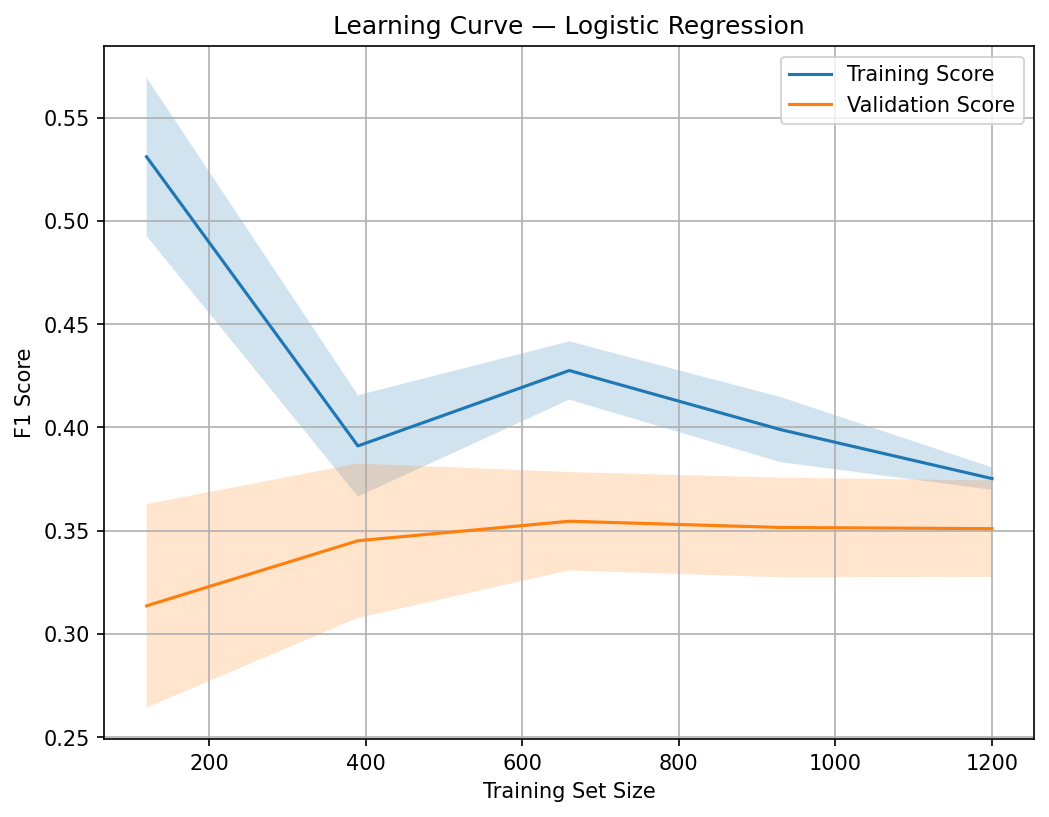

Source code (Python):
"""
Learning Curves Diagnostic — Telecom Churn
Run: python learning_curve.py
"""

import pandas as pd
import numpy as np
import matplotlib.pyplot as plt

from sklearn.model_selection import learning_curve, StratifiedKFold
from sklearn.pipeline import Pipeline
from sklearn.compose import ColumnTransformer
from sklearn.preprocessing import StandardScaler, OneHotEncoder
from sklearn.linear_model import LogisticRegression


# =========================
# Load Data
# =========================
def load_data(filepath="data/telecom_churn.csv"):
    df = pd.read_csv(filepath)

    # clean column names
    df.columns = df.columns.str.strip().str.lower()

    # drop id if exists
    if "customer_id" in df.columns:
        df = df.drop(columns=["customer_id"])

    # target
    y = df["churned"]
    X = df.drop(columns=["churned"])

    return X, y


# =========================
# Features
# =========================
NUMERIC_FEATURES = [
    "tenure",
    "monthly_charges",
    "total_charges",
    "num_support_calls",
    "senior_citizen",
    "has_partner",
    "has_dependents"
]

CATEGORICAL_FEATURES = [
    "gender",
    "contract_type",
    "internet_service",
    "payment_method"
]


# =========================
# Pipeline
# =========================
def build_pipeline():
    preprocessor = ColumnTransformer(
        transformers=[
            ("num", StandardScaler(), NUMERIC_FEATURES),
            ("cat", OneHotEncoder(drop="first", handle_unknown="ignore"), CATEGORICAL_FEATURES)
        ]
    )

    model = LogisticRegression(
        C=1.0,
        max_iter=1000,
        class_weight="balanced",
        random_state=42
    )

    pipeline = Pipeline([
        ("preprocessor", preprocessor),
        ("model", model)
    ])

    return pipeline


# =========================
# Learning Curve Plot
# =========================
def plot_learning_curve(X, y):
    pipeline = build_pipeline()

    cv = StratifiedKFold(n_splits=5, shuffle=True, random_state=42)

    train_sizes, train_scores, val_scores = learning_curve(
        pipeline,
        X,
        y,
        cv=cv,
        scoring="f1",                        # مهم بسبب class imbalance
        train_sizes=np.linspace(0.1, 1.0, 5),# على الأقل 5 قيم
        n_jobs=-1
    )

    # mean & std
    train_mean = np.mean(train_scores, axis=1)
    train_std = np.std(train_scores, axis=1)

    val_mean = np.mean(val_scores, axis=1)
    val_std = np.std(val_scores, axis=1)

    # plot
    plt.figure(figsize=(8, 6))

    # training
    plt.plot(train_sizes, train_mean, label="Training Score")
    plt.fill_between(train_sizes,
                     train_mean - train_std,
                     train_mean + train_std,
                     alpha=0.2)

    # validation
    plt.plot(train_sizes, val_mean, label="Validation Score")
    plt.fill_between(train_sizes,
                     val_mean - val_std,
                     val_mean + val_std,
                     alpha=0.2)

    plt.title("Learning Curve — Logistic Regression")
    plt.xlabel("Training Set Size")
    plt.ylabel("F1 Score")
    plt.legend()
    plt.grid()

    plt.savefig("learning_curve.png", dpi=150, bbox_inches="tight")
    plt.show()


# =========================
# MAIN
# =========================
if __name__ == "__main__":
    X, y = load_data()
    plot_learning_curve(X, y)
